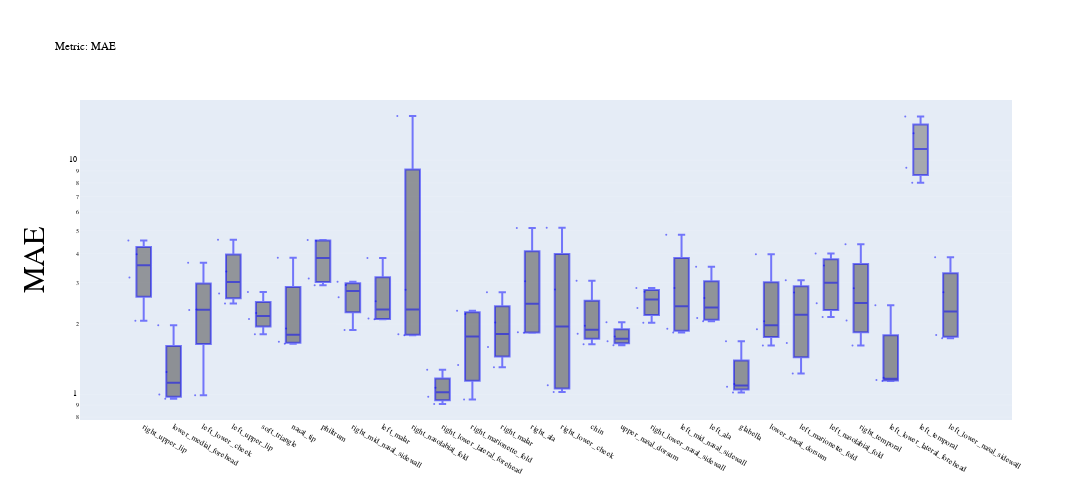

Notebook code cell kept with this figure:
### Code cell
fig = figures[0]
st = st_lmk[0]
metric = 'MAE'
tit = "Metric: " + metric
top = 30 # 40

fig.update_layout(
    width=1300,
    height=500,
    title=tit,
    yaxis_type=st.scale[metric],
    xaxis_type="category",
    yaxis=dict(
        autorange=True,
        showgrid=True,
        zeroline=True,
        # dtick=gwidth,
        gridcolor='rgb(255,255,255)',
        gridwidth=.1,
        zerolinewidth=2,
        title_text=metric,
        titlefont=dict(size=30)
    ),
    font=dict( 
        family="monospace",
        size=8,
        color='black'
    ),
    showlegend=False
)
# fig.update_xaxes(tickangle=90)
fig

### Figure 1 — Plotly figure (JSON) as saved in the notebook; plotly's stock layout.template omitted (floating-point values rounded to 4 significant figures)
{"data": [{"boxpoints": "all", "fillcolor": "rgba(65,65,65,0.5)", "jitter": 0.7, "line": {"color": "rgba(0,0,255,0.5)", "width": 2}, "marker": {"size": 2}, "name": "right_upper_lip", "type": "box", "y": [3.156, 2.065, 4.54, 3.971]}, {"boxpoints": "all", "fillcolor": "rgba(55,55,55,0.5)", "jitter": 0.7, "line": {"color": "rgba(0,0,255,0.5)", "width": 2}, "marker": {"size": 2}, "name": "lower_medial_forehead", "type": "box", "y": [0.9985, 0.9583, 1.246, 1.974]}, {"boxpoints": "all", "fillcolor": "rgba(60,60,60,0.5)", "jitter": 0.7, "line": {"color": "rgba(0,0,255,0.5)", "width": 2}, "marker": {"size": 2}, "name": "left_lower_cheek", "type": "box", "y": [2.291, 0.991, 2.302, 3.653]}, {"boxpoints": "all", "fillcolor": "rgba(65,65,65,0.5)", "jitter": 0.7, "line": {"color": "rgba(0,0,255,0.5)", "width": 2}, "marker": {"size": 2}, "name": "left_upper_lip", "type": "box", "y": [2.698, 4.569, 2.447, 3.346]}, {"boxpoints": "all", "fillcolor": "rgba(60,60,60,0.5)", "jitter": 0.7, "line": {"color": "rgba(0,0,255,0.5)", "width": 2}, "marker": {"size": 2}, "name": "soft_triangle", "type": "box", "y": [1.806, 2.098, 2.227, 2.736]}, {"boxpoints": "all", "fillcolor": "rgba(55,55,55,0.5)", "jitter": 0.7, "line": {"color": "rgba(0,0,255,0.5)", "width": 2}, "marker": {"size": 2}, "name": "nasal_tip", "type": "box", "y": [1.644, 1.914, 1.678, 3.834]}, {"boxpoints": "all", "fillcolor": "rgba(65,65,65,0.5)", "jitter": 0.7, "line": {"color": "rgba(0,0,255,0.5)", "width": 2}, "marker": {"size": 2}, "name": "philtrum", "type": "box", "y": [3.123, 4.56, 2.922, 4.53]}, {"boxpoints": "all", "fillcolor": "rgba(60,60,60,0.5)", "jitter": 0.7, "line": {"color": "rgba(0,0,255,0.5)", "width": 2}, "marker": {"size": 2}, "name": "right_mid_nasal_sidewall", "type": "box", "y": [2.601, 3.028, 1.885, 2.934]}, {"boxpoints": "all", "fillcolor": "rgba(60,60,60,0.5)", "jitter": 0.7, "line": {"color": "rgba(0,0,255,0.5)", "width": 2}, "marker": {"size": 2}, "name": "left_malar", "type": "box", "y": [2.109, 3.827, 2.093, 2.498]}, {"boxpoints": "all", "fillcolor": "rgba(60,60,60,0.5)", "jitter": 0.7, "line": {"color": "rgba(0,0,255,0.5)", "width": 2}, "marker": {"size": 2}, "name": "right_nasolabial_fold", "type": "box", "y": [1.805, 1.787, 15.44, 2.801]}, {"boxpoints": "all", "fillcolor": "rgba(55,55,55,0.5)", "jitter": 0.7, "line": {"color": "rgba(0,0,255,0.5)", "width": 2}, "marker": {"size": 2}, "name": "right_lower_lateral_forehead", "type": "box", "y": [0.9772, 0.9105, 1.067, 1.274]}, {"boxpoints": "all", "fillcolor": "rgba(55,55,55,0.5)", "jitter": 0.7, "line": {"color": "rgba(0,0,255,0.5)", "width": 2}, "marker": {"size": 2}, "name": "right_marionette_fold", "type": "box", "y": [0.951, 1.336, 2.203, 2.279]}, {"boxpoints": "all", "fillcolor": "rgba(55,55,55,0.5)", "jitter": 0.7, "line": {"color": "rgba(0,0,255,0.5)", "width": 2}, "marker": {"size": 2}, "name": "right_malar", "type": "box", "y": [1.308, 1.594, 2.028, 2.731]}, {"boxpoints": "all", "fillcolor": "rgba(60,60,60,0.5)", "jitter": 0.7, "line": {"color": "rgba(0,0,255,0.5)", "width": 2}, "marker": {"size": 2}, "name": "right_ala", "type": "box", "y": [1.844, 1.833, 5.129, 3.039]}, {"boxpoints": "all", "fillcolor": "rgba(55,55,55,0.5)", "jitter": 0.7, "line": {"color": "rgba(0,0,255,0.5)", "width": 2}, "marker": {"size": 2}, "name": "right_lower_cheek", "type": "box", "y": [1.023, 1.096, 5.144, 2.802]}, {"boxpoints": "all", "fillcolor": "rgba(55,55,55,0.5)", "jitter": 0.7, "line": {"color": "rgba(0,0,255,0.5)", "width": 2}, "marker": {"size": 2}, "name": "chin", "type": "box", "y": [1.815, 1.64, 1.964, 3.058]}, {"boxpoints": "all", "fillcolor": "rgba(55,55,55,0.5)", "jitter": 0.7, "line": {"color": "rgba(0,0,255,0.5)", "width": 2}, "marker": {"size": 2}, "name": "upper_nasal_dorsum", "type": "box", "y": [1.622, 1.687, 1.767, 2.032]}, {"boxpoints": "all", "fillcolor": "rgba(60,60,60,0.5)", "jitter": 0.7, "line": {"color": "rgba(0,0,255,0.5)", "width": 2}, "marker": {"size": 2}, "name": "right_lower_nasal_sidewall", "type": "box", "y": [2.025, 2.337, 2.845, 2.745]}, {"boxpoints": "all", "fillcolor": "rgba(60,60,60,0.5)", "jitter": 0.7, "line": {"color": "rgba(0,0,255,0.5)", "width": 2}, "marker": {"size": 2}, "name": "left_mid_nasal_sidewall", "type": "box", "y": [1.837, 2.848, 1.908, 4.803]}, {"boxpoints": "all", "fillcolor": "rgba(60,60,60,0.5)", "jitter": 0.7, "line": {"color": "rgba(0,0,255,0.5)", "width": 2}, "marker": {"size": 2}, "name": "left_ala", "type": "box", "y": [2.051, 3.505, 2.12, 2.583]}, {"boxpoints": "all", "fillcolor": "rgba(55,55,55,0.5)", "jitter": 0.7, "line": {"color": "rgba(0,0,255,0.5)", "width": 2}, "marker": {"size": 2}, "name": "glabella", "type": "box", "y": [1.077, 1.02, 1.107, 1.688]}, {"boxpoints": "all", "fillcolor": "rgba(55,55,55,0.5)", "jitter": 0.7, "line": {"color": "rgba(0,0,255,0.5)", "width": 2}, "marker": {"size": 2}, "name": "lower_nasal_dorsum", "type": "box", "y": [1.898, 2.051, 1.618, 3.967]}, {"boxpoints": "all", "fillcolor": "rgba(60,60,60,0.5)", "jitter": 0.7, "line": {"color": "rgba(0,0,255,0.5)", "width": 2}, "marker": {"size": 2}, "name": "left_marionette_fold", "type": "box", "y": [2.723, 1.229, 1.657, 3.071]}, {"boxpoints": "all", "fillcolor": "rgba(65,65,65,0.5)", "jitter": 0.7, "line": {"color": "rgba(0,0,255,0.5)", "width": 2}, "marker": {"size": 2}, "name": "left_nasolabial_fold", "type": "box", "y": [2.14, 3.991, 2.449, 3.554]}, {"boxpoints": "all", "fillcolor": "rgba(60,60,60,0.5)", "jitter": 0.7, "line": {"color": "rgba(0,0,255,0.5)", "width": 2}, "marker": {"size": 2}, "name": "right_temporal", "type": "box", "y": [2.843, 2.067, 1.62, 4.374]}, {"boxpoints": "all", "fillcolor": "rgba(55,55,55,0.5)", "jitter": 0.7, "line": {"color": "rgba(0,0,255,0.5)", "width": 2}, "marker": {"size": 2}, "name": "left_lower_lateral_forehead", "type": "box", "y": [1.178, 1.14, 1.153, 2.4]}, {"boxpoints": "all", "fillcolor": "rgba(105,105,105,0.5)", "jitter": 0.7, "line": {"color": "rgba(0,0,255,0.5)", "width": 2}, "marker": {"size": 2}, "name": "left_temporal", "type": "box", "y": [9.284, 15.36, 8.011, 13.03]}, {"boxpoints": "all", "fillcolor": "rgba(60,60,60,0.5)", "jitter": 0.7, "line": {"color": "rgba(0,0,255,0.5)", "width": 2}, "marker": {"size": 2}, "name": "left_lower_nasal_sidewall", "type": "box", "y": [1.792, 2.728, 1.736, 3.847]}], "layout": {"font": {"color": "black", "family": "monospace", "size": 8}, "height": 500, "showlegend": false, "title": {"text": "Metric: MAE"}, "width": 1300, "xaxis": {"type": "category"}, "yaxis": {"autorange": true, "gridcolor": "rgb(255,255,255)", "gridwidth": 0.1, "showgrid": true, "title": {"font": {"size": 30}, "text": "MAE"}, "type": "log", "zeroline": true, "zerolinewidth": 2}}}
